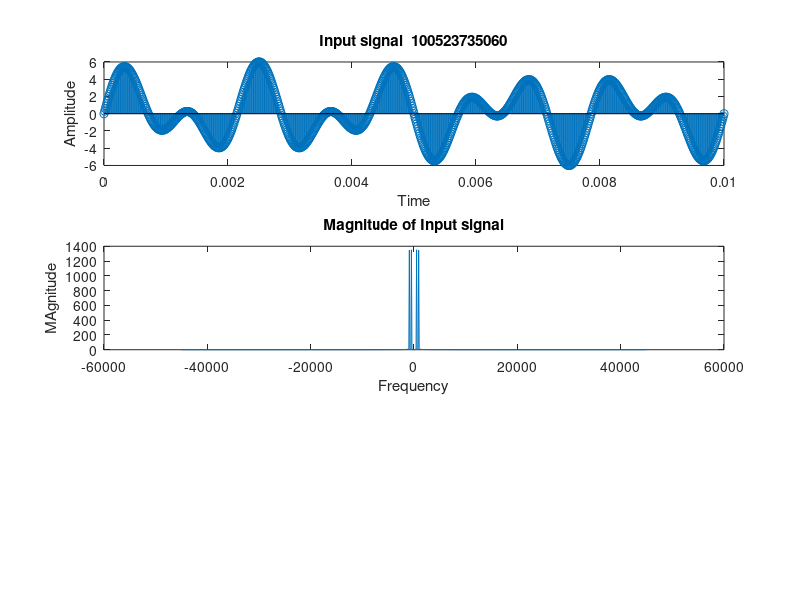

Recreate this plot in MATLAB. (Note: this script raises an error after producing the figure.)
clc;
clear all;
close all;

f01=500;
f02=900;
a0=3;
n=5;

fs=100*f02;
t=0:1/fs:n/f01;
x=a0*(sin(2*pi*f01*t) + sin(2*pi*f02*t));

subplot(311);
stem(t,x);
title('Input signal  100523735060')
xlabel('Time');
ylabel('Amplitude');

%*************Calculating the spectrum*************
Xk= fft(x);
Xkm= fftshift(Xk);

w=linspace(-fs/2,fs/2, length(Xk));

Xkm_mag= abs(Xkm);
Xkm_phase= angle(Xkm);

subplot(312);
plot(w, Xkm_mag);
title('Magnitude of Input signal')
xlabel('Frequency');
ylabel('MAgnitude');

%*************Calculating the spectrum of filtered signal*************
load('cheby1_user_coeff.mat');
x_filtered= filter(b1,a1,x);
x=x_filtered;
Xk= fft(x);
Xkm= fftshift(Xk);

w=linspace(-fs/2,fs/2, length(Xk));

Xkm_mag= abs(Xkm);
Xkm_phase= angle(Xkm);

subplot(313);
plot(w, Xkm_mag);
title('Magnitude of Filtered signal')
xlabel('Frequency');
ylabel('MAgnitude');
